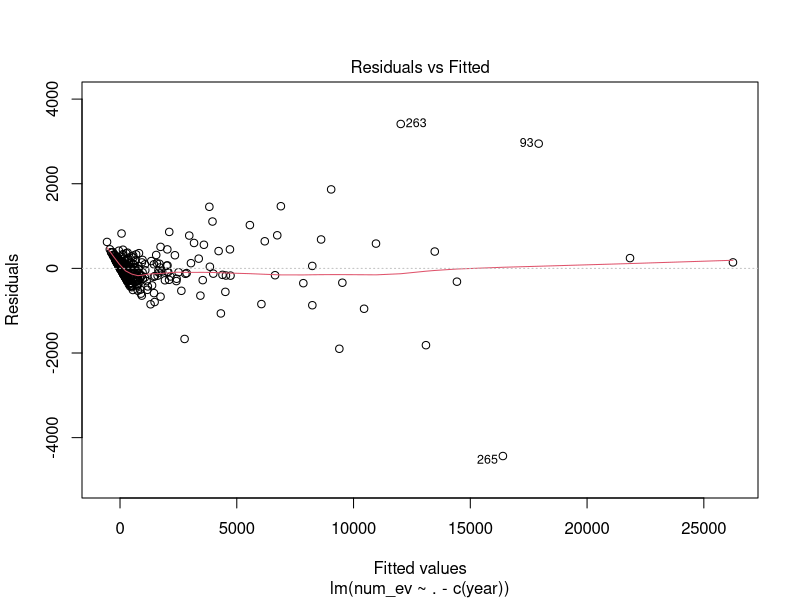
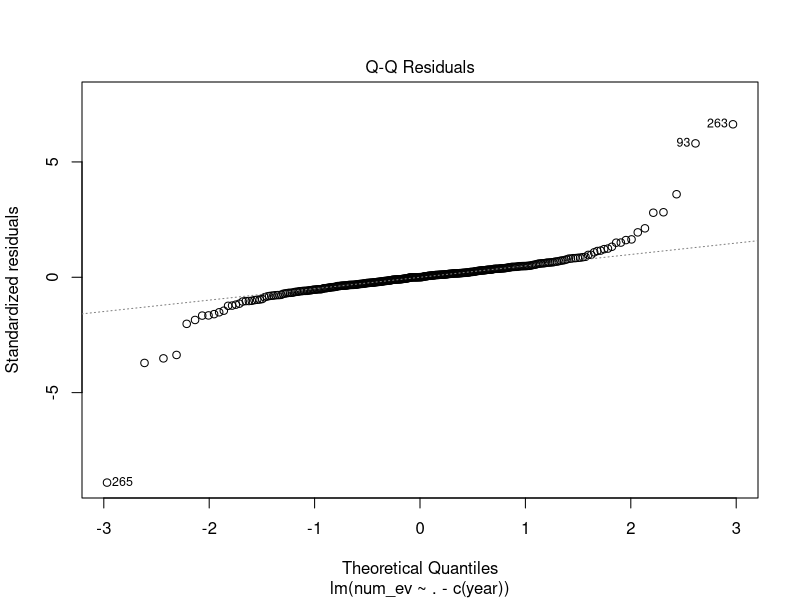
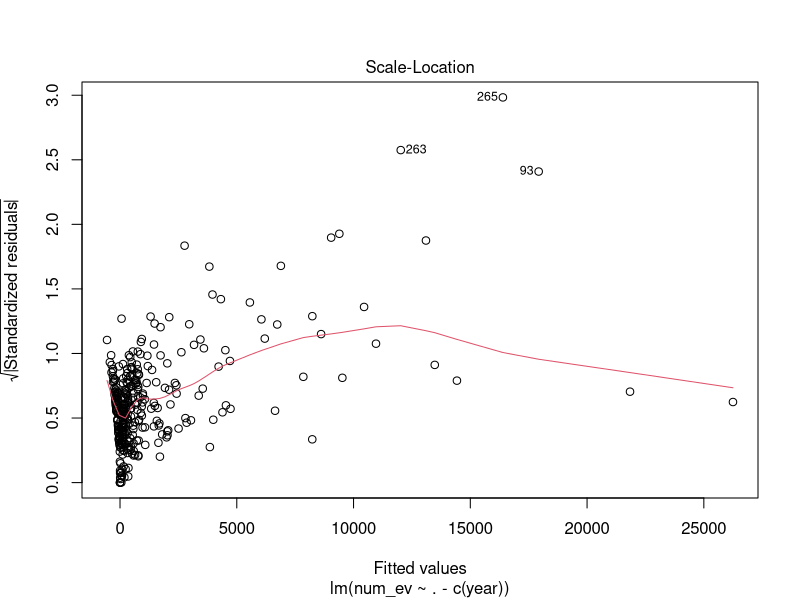
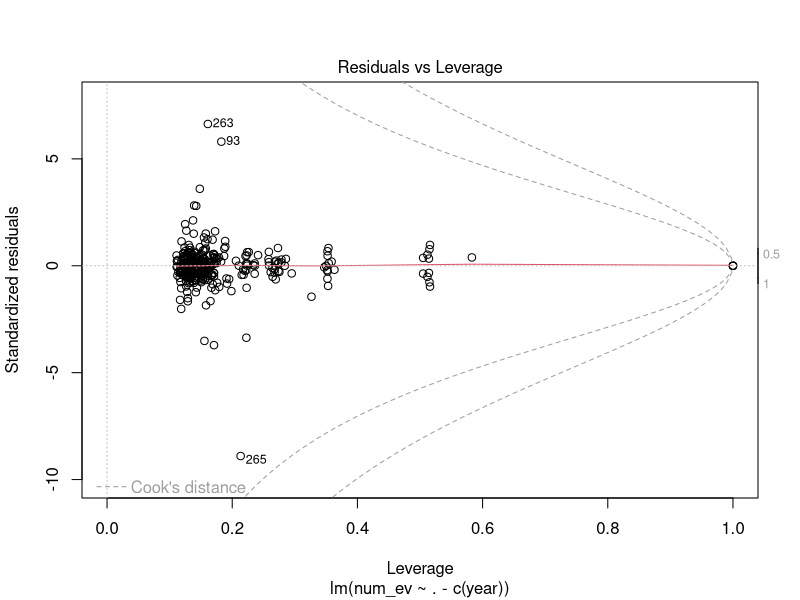
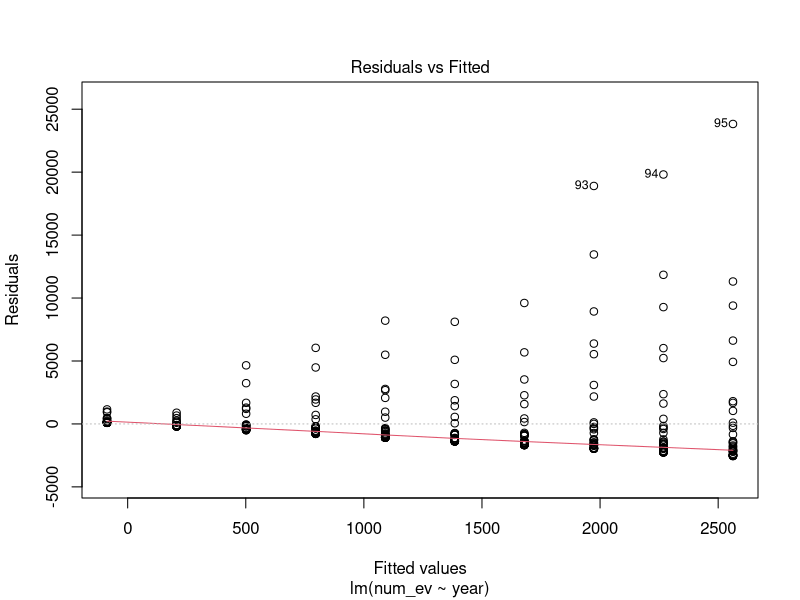
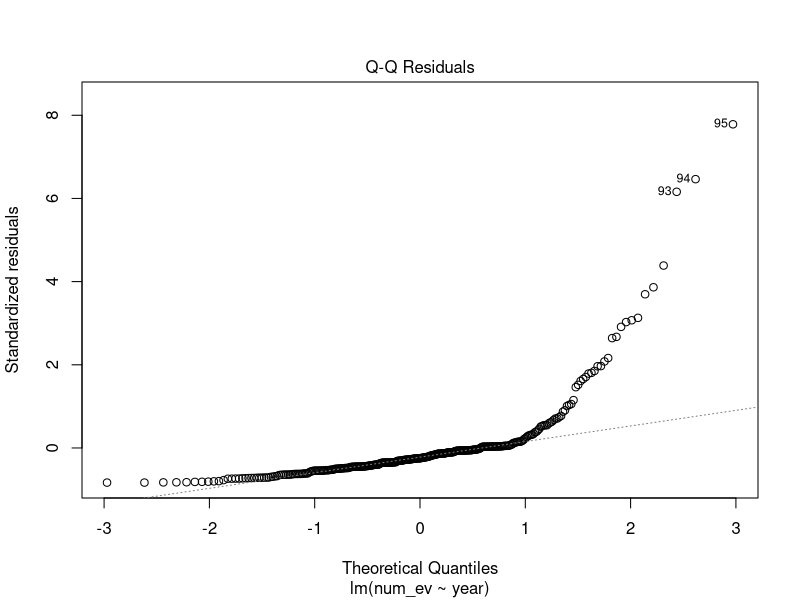
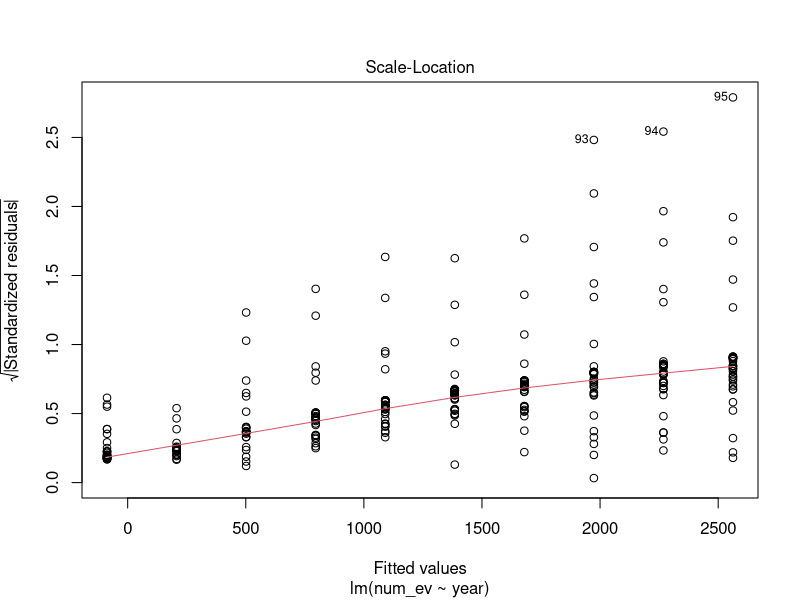
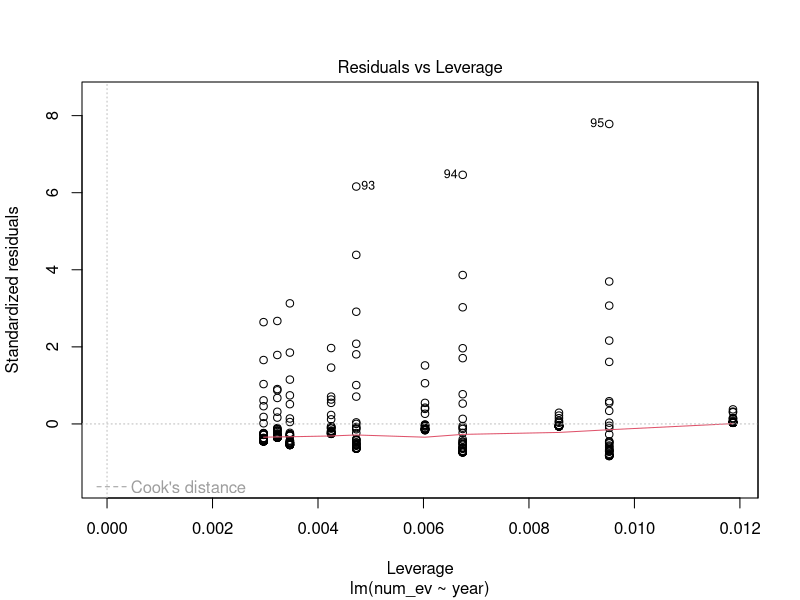

These figures' R source, in order: (Note: this script raises an error after producing the figures.)
## ---- chunk 1
library(tidyverse)
library(ggplot2)
library(lubridate)
library(reshape2)

rm(list = ls())
## ---- chunk 2
#Population
pop <- read.csv("population.csv")

#select only relevant rows
pop <- pop[1:59,1:27]

#remove county from names
pop$Region <- gsub(" County", "", pop$Region)

#remove x from cols
names(pop) <- gsub("X","", names(pop))

long_pop <- melt(pop, id.vars = c("Region"))

names(long_pop)[2] <- "year"
names(long_pop)[3] <- "population"
names(long_pop)[1] <- "county"
long_pop$year <- as.numeric(as.character(long_pop$year))
long_pop$county <- tolower(long_pop$county)
long_pop$county <- gsub("[^a-zA-Z]", "", long_pop$county)
## ---- chunk 3
#Income
income <- read.csv("forecastedIncome.csv")

income <- income[ ,2:60]

county_names<- names(income)
income$year<- 2000:2035
income <-subset(income, year >=2010)
col_idx <- grep("^year$", names(income))
income <- income[, c(col_idx, (1:ncol(income))[-col_idx])]

income.long <- pivot_longer(income, cols = 2:59, names_to = "county" , values_to= "avg_income")


income.long$county <- tolower(income.long$county)
income.long$county <- gsub("[^a-zA-Z]", "", income.long$county)


county_names <-county_names[-length(county_names)]
county_names <- tolower(county_names)
county_names <- gsub("[^a-zA-Z]", "", county_names)




## ---- chunk 4
#Charging Station
chargers <- read.csv("county_chargers.csv")

#charging
chargers1 <- read.csv("county_datapoints.csv")
chargers1$county <- tolower(chargers1$county)
chargers1$county <- gsub("[^a-zA-Z]", "", chargers1$county)

#charger_forecast
charger_forecast <- read.csv("charger_forecast.csv")
names(charger_forecast)[2] <- "chargers"

#chargers forecast
char_for <- read.csv("charger_forecast.csv")
charger_X <-  char_for[char_for$year_list>2020,]
names(charger_X)[2] <- "forecast_charger"
charger_X$county <- tolower(charger_X$county)
charger_X$county <- gsub("[^a-zA-Z]", "", charger_X$county)
charger_forecast<-rename(charger_forecast, c('year'= 'year_list'))
charger_forecast$county <- tolower(charger_forecast$county)
charger_forecast$county <- gsub("[^a-zA-Z]", "", charger_forecast$county)


#combo chargers 
char_all<- read.csv("charger_all.csv")


## ---- chunk 5
#Fuel Price
fuel_price <- read.csv("CA_GasPreds_1995_2035.csv")
names(fuel_price) <- c("Date", "GasPrice_gal")
fuel_price$Date <- as.Date(fuel_price$Date, format = "%m/%d/%Y")
fuel_price$year <- year(fuel_price$Date)
f <- fuel_price %>% 
  group_by(year) %>% 
  summarise(avg_price = mean(GasPrice_gal))

gas_price <- f[f$year>2010,]
names(gas_price)[2] <- "gas_price"
## ---- chunk 6
#Vehicle price
vehicle_price <- read.csv("Vehicle_prices_final.csv")
names(vehicle_price)[1] <- "year"
## ---- chunk 7
#Miles per kwh
mpk <- read.csv("forecastedMPKwh.csv")
mpk <- mpk[, 2:3]
names(mpk)[1] <- "year"
## ---- chunk 8
Y <- read.csv("numEV_CountyandYear.csv")
Y <- Y[, 2:4]

#Y<-Y%>% 
  #group_by(county)%>%
  #mutate(lag.value = lag(num_ev))
Y<-Y%>% 
  group_by(county)%>%
  mutate(lag.value = cumsum(num_ev))

Y$county <- tolower(Y$county)
Y$county <- gsub("[^a-zA-Z]", "", Y$county)
yearly_sales <- Y %>% 
  group_by(year) %>% 
  summarise(total_sales = sum(num_ev, na.rm = TRUE))
## ---- chunk 9
kw_prices<-read.csv("yearly_kwh_prices.csv")
kw_prices <-subset(kw_prices, year >=2010)
## ---- chunk 10
final <- merge(Y, gas_price, by = "year")
final <- merge(final, vehicle_price, by = "year")
final <- merge(final, mpk, by = "year")
final <-merge(final, kw_prices, by= "year")
final <- merge(final, long_pop, by = c("county", "year")) 
final<- right_join(final, income.long, by= c("county", "year"))

#lose rows over here
final <- merge(final, chargers1[,c("county","year","csum")], by = c("county", "year"))
#final$avg_income <- (final$low+final$medium+final$high)/3
final<-rename(final, c("chargers" ='csum'))
#model_data<-final %>% group_by(county)%>% 
 # summarise(Avg_County_come= mean(avg_income))
#model_data<-model_data %>% group_by(year)%>% 
#  summarise(Total_year_EV= sum(num_ev))

#head(model_data)
#model_data <- select(final, -c("year", "county", "low", "medium", "high"))

#preping data for model

#scale
## ---- chunk 11
final<-na.omit(final)

lm0 <- lm(num_ev~.-c(year), data=final)
summary(lm0)

plot(lm0)


lm1 <- lm(num_ev~year, data=final)
summary(lm1)

plot(lm1)
ggplot(final, aes(y=num_ev, x=year+chargers+gas_price+high+low+mid+m_p_k+dollar.per.kw+population+avg_income))+
  stat_summary(fun.data = mean_cl_normal)+
  geom_smooth(method='lm', formula=y~x)


lm2 <- lm(num_ev ~poly(num_ev, x=year+chargers+gas_price+high+low+mid+m_p_k+dollar.per.kw+population+avg_income), data= final)
summary(lm2)

plot(fitted((lm2), residuals(lm2)))



lm3 <- lm(num_ev ~., data= final)
summary(lm3)

## ---- chunk 12


char <- na.omit(chargers1)
char<-char[, 2:5]
char$chargers<-char$csum


charger_forecast<- charger_forecast[,-which(names(charger_forecast) %in% c("X"))]
char<- char[,-which(names(char) %in% c("X", "total_chargers", "csum"))]
char<-rbind(char, charger_forecast)
char$county[char$county == "cityandcountyofsanfrancisco"] <- "sanfrancisco"

#char<-char[-grep("nevada", char$county),]


## ---- chunk 13


new_Y<-Y[,-4]
#new_Y <- pivot_wider(new_Y, names_from =year, values_from=num_ev)
#new_Y$'2021'<-0
#new_Y$'2022'<-0
#new_Y$'2023'<-0
#new_Y$'2024'<-0
#new_Y$'2025'<-0
#new_Y$'2026'<-0
#new_Y$'2027'<-0
#new_Y$'2028'<-0
#new_Y$'2029'<-0
#new_Y$'2030'<-0
#new_Y$'2031'<-0
#new_Y$'2032'<-0
#new_Y$'2033'<-0
#new_Y$'2034'<-0
#new_Y$'2035'<-0

#new_Y <- pivot_longer(new_Y, cols = 2:13, names_to = "year", values_to= "num_ev")
new_Y$year<-as.numeric(new_Y$year)
future_x <- merge(new_Y, gas_price, by = "year")
future_x <- merge(future_x, vehicle_price, by = "year")
future_x <- merge(future_x, mpk, by = "year")
future_x <-merge(future_x, kw_prices, by= "year")
future_x <- merge(future_x, long_pop, by = c("county", "year")) 
future_x<- left_join(future_x, income.long, by= c("county", "year"))
future_x <-left_join(future_x, char[,c("county","year","chargers")], by = c("county", "year"))

Y2021<-Y_2021
Y2021$num_ev<- Y_2021$preds
Y2021<- as.data.frame(Y2021[ , -c(13:14)])
future_x<-rbind(future_x, Y2021)

Y2022<-Y_2022
Y2022$num_ev<- Y2022$preds
Y2022<- as.data.frame(Y2022[,-c(13:14)])
future_x<-rbind(future_x, Y2022)

Y2023<-Y_2023
Y2023$num_ev<- Y2023$preds
Y2023<- as.data.frame(Y2023[,-c(13:14)])
future_x<-rbind(future_x, Y2023)

Y2024<-Y_2024
Y2024$num_ev<- Y2024$preds
Y2024<- as.data.frame(Y2024[,-c(13:14)])
future_x<-rbind(future_x, Y2024)

Y2025<-Y_2025
Y2025$num_ev<- Y2025$preds
Y2025<- as.data.frame(Y2025[,-c(13:14)])
future_x<-rbind(future_x, Y2025)

Y2026<-Y_2026
Y2026$num_ev<- Y2026$preds
Y2026<- as.data.frame(Y2026[,-c(13:14)])
future_x<-rbind(future_x, Y2026)

Y2027<-Y_2027
Y2027$num_ev<- Y2027$preds
Y2027<- as.data.frame(Y2027[,-c(13:14)])
future_x<-rbind(future_x, Y2027)

Y2028<-Y_2028
Y2028$num_ev<- Y2028$preds
Y2028<- as.data.frame(Y2028[,-c(13:14)])
future_x<-rbind(future_x, Y2028)

Y2029<-Y_2029
Y2029$num_ev<- Y2029$preds
Y2029<- as.data.frame(Y2029[,-c(13:14)])
future_x<-rbind(future_x, Y2029)

Y2030<-Y_2030
Y2030$num_ev<- Y2030$preds
Y2030<- as.data.frame(Y2030[,-c(13:14)])
future_x<-rbind(future_x, Y2030)

Y2031<-Y_2031
Y2031$num_ev<- Y2031$preds
Y2031<- as.data.frame(Y2031[,-c(13:14)])
future_x<-rbind(future_x, Y2031)

Y2032<-Y_2032
Y2032$num_ev<- Y2032$preds
Y2032<- as.data.frame(Y2032[,-c(13:14)])
future_x<-rbind(future_x, Y2032)

Y2033<-Y_2033
Y2033$num_ev<- Y2033$preds
Y2033<- as.data.frame(Y2033[,-c(13:14)])
future_x<-rbind(future_x, Y2033)

Y2034<-Y_2034
Y2034$num_ev<- Y2034$preds
Y2034<- as.data.frame(Y2034[,-c(13:14)])
future_x<-rbind(future_x, Y2034)

Y2035<-Y_2035
Y2035$num_ev<- Y2035$preds
Y2035<- as.data.frame(Y2035[,-c(13:14)])
future_x<-rbind(future_x, Y2035)

future_x<-future_x%>% 
  group_by(county)%>%
  mutate(lag.value = cumsum(num_ev))

write.csv(future_x, "predictions_CC_bycounty.csv")
## ---- chunk 14
future_x[is.na(future_x)]<-0

#final= subset(future_x, year <=2020)
#final= subset(future_x, year <=2021)
#final= subset(future_x, year <=2022)
#final= subset(future_x, year <=2023)
#final= subset(future_x, year <=2024)
#final= subset(future_x, year <=2025)
#final= subset(future_x, year <=2026)
#final= subset(future_x, year <=2027)
#final= subset(future_x, year <=2028)
#final= subset(future_x, year <=2029)
#final= subset(future_x, year <=2030)
#final= subset(future_x, year <=2031)
#final= subset(future_x, year <=2032)
#final= subset(future_x, year <=2033)
final= subset(future_x, year <=2034)

lm3 <- lm(num_ev ~., data= final)
## ---- chunk 15

prediction <- predict(lm3, future_x, se.fit = TRUE)


preds_cc <- future_x

preds_cc$preds<- prediction$fit

#Y_2021<-subset(preds_cc, year == '2021')  

#Y_2022<-subset(preds_cc, year == '2022')  
#Y_2023<-subset(preds_cc, year == '2023')
#Y_2024<-subset(preds_cc, year == '2024')
#Y_2025<-subset(preds_cc, year == '2025')

#Y_2026<-subset(preds_cc, year == '2026')

#Y_2027<-subset(preds_cc, year == '2027')
#Y_2028<-subset(preds_cc, year == '2028')
#Y_2029<-subset(preds_cc, year == '2029')
#Y_2030<- subset(preds_cc, year == '2030')
#Y_2031<-subset(preds_cc, year == '2031')
#Y_2032<-subset(preds_cc, year == '2032')
#Y_2033<-subset(preds_cc, year == '2033')
#Y_2034<-subset(preds_cc, year == '2034')
Y_2035<-subset(preds_cc, year == '2035')
## ---- chunk 16
ggplot(preds_cc, aes(x=year,y=preds))+ geom_point()

final_preds<- preds_cc%>% group_by(year) %>% summarise(CA_total_ev = sum(preds), Original=sum(num_ev))



## ---- chunk 17

#CA total
new_Y<-Y[,-4]
#new_Y <- pivot_wider(new_Y, names_from =year, values_from=num_ev)
#new_Y$'2021'<-0
#new_Y$'2022'<-0
#new_Y$'2023'<-0
#new_Y$'2024'<-0
#new_Y$'2025'<-0
#new_Y$'2026'<-0
#new_Y$'2027'<-0
#new_Y$'2028'<-0
#new_Y$'2029'<-0
#new_Y$'2030'<-0
#new_Y$'2031'<-0
#new_Y$'2032'<-0
#new_Y$'2033'<-0
#new_Y$'2034'<-0
#new_Y$'2035'<-0

#new_Y <- pivot_longer(new_Y, cols = 2:13, names_to = "year", values_to= "num_ev")
new_Y$year<-as.numeric(new_Y$year)
future_x <- merge(new_Y, gas_price, by = "year")
future_x <- merge(future_x, vehicle_price, by = "year")
future_x <- merge(future_x, mpk, by = "year")
future_x <-merge(future_x, kw_prices, by= "year")
future_x <- merge(future_x, long_pop, by = c("county", "year")) 
future_x<- left_join(future_x, income.long, by= c("county", "year"))
future_x <-left_join(future_x, char[,c("county","year","chargers")], by = c("county", "year"))

future_x[is.na(future_x)]<-0
future_x$avg_car_price<-(future_x$high + future_x$low+ future_x$mid)/3
future_x<- future_x%>% group_by(year)%>% 
  summarise(num_ev= sum(num_ev, na.rm = TRUE), gas_price = mean(gas_price), m_p_k= mean(m_p_k), dollar.per.kw = mean(dollar.per.kw), population=sum(population), avg_income = mean(avg_income),  chargers= sum(chargers), avg_car_price = mean(avg_car_price))


Y2021<-Y_2021
Y2021$num_ev<- Y_2021$preds
Y2021<- as.data.frame(Y2021[ , -c(10:11)])
future_x<-rbind(future_x, Y2021)



Y2022<-Y_2022
Y2022$num_ev<- Y2022$preds
Y2022<- as.data.frame(Y2022[,-c(10:11)])
future_x<-rbind(future_x, Y2022)


Y2023<-Y_2023
Y2023$num_ev<- Y2023$preds
Y2023<- as.data.frame(Y2023[,-c(10:11)])
future_x<-rbind(future_x, Y2023)




Y2024<-Y_2024
Y2024$num_ev<- Y2024$preds
Y2024<- as.data.frame(Y2024[,-c(10:11)])
future_x<-rbind(future_x, Y2024)

Y2025<-Y_2025
Y2025$num_ev<- Y2025$preds
Y2025<- as.data.frame(Y2025[,-c(10:11)])
future_x<-rbind(future_x, Y2025)


Y2026<-Y_2026
Y2026$num_ev<- Y2026$preds
Y2026<- as.data.frame(Y2026[,-c(10:11)])
future_x<-rbind(future_x, Y2026)


Y2027<-Y_2027
Y2027$num_ev<- Y2027$preds
Y2027<- as.data.frame(Y2027[,-c(10:11)])
future_x<-rbind(future_x, Y2027)


Y2028<-Y_2028
Y2028$num_ev<- Y2028$preds
Y2028<- as.data.frame(Y2028[,-c(10:11)])
future_x<-rbind(future_x, Y2028)

Y2029<-Y_2029
Y2029$num_ev<- Y2029$preds
Y2029<- as.data.frame(Y2029[,-c(10:11)])
future_x<-rbind(future_x, Y2029)

Y2030<-Y_2030
Y2030$num_ev<- Y2030$preds
Y2030<- as.data.frame(Y2030[,-c(10:11)])
future_x<-rbind(future_x, Y2030)



Y2031<-Y_2031
Y2031$num_ev<- Y2031$preds
Y2031<- as.data.frame(Y2031[,-c(10:11)])
future_x<-rbind(future_x, Y2031)


Y2032<-Y_2032
Y2032$num_ev<- Y2032$preds
Y2032<- as.data.frame(Y2032[,-c(10:11)])
future_x<-rbind(future_x, Y2032)

Y2033<-Y_2033
Y2033$num_ev<- Y2033$preds
Y2033<- as.data.frame(Y2033[,-c(10:11)])
future_x<-rbind(future_x, Y2033)

Y2034<-Y_2034
Y2034$num_ev<- Y2034$preds
Y2034<- as.data.frame(Y2034[,-c(10:11)])
future_x<-rbind(future_x, Y2034)

Y2035<-Y_2035
Y2035$num_ev<- Y2035$preds
Y2035<- as.data.frame(Y2035[,-c(10:11)])
future_x<-rbind(future_x, Y2035)

write.csv(future_x, "CA_Preds_CC.csv")
## ---- chunk 18
j=as.numeric(future_x[1,2])
future_x$lag.value<-0

for (i in 1:nrow(future_x)){
  future_x[i,10] <- j
  k<-as.numeric(future_x[i,10])
  j=j+k
}




#write.csv(future_x, "predictions_CC.csv")

future_x[is.na(future_x)]<-0

#final= subset(future_x, year <=2020)
#final= subset(future_x, year <=2021)
#final= subset(future_x, year <=2022)
#final= subset(future_x, year <=2023)
#final= subset(future_x, year <=2024)
#final= subset(future_x, year <=2025)
#final= subset(future_x, year <=2026)
#final= subset(future_x, year <=2027)
final= subset(future_x, year <=2028)
#final= subset(future_x, year <=2029)
#final= subset(future_x, year <=2030)
#final= subset(future_x, year <=2031)
#final= subset(future_x, year <=2032)
#final= subset(future_x, year <=2033)
#final= subset(future_x, year <=2034)

lm3 <- lm(num_ev ~., data= final)
## ---- chunk 19

prediction <- predict(lm3, future_x, se.fit = TRUE)


preds_cc <- future_x

preds_cc$preds<- prediction$fit

#Y_2021<-subset(preds_cc, year == '2021')  
#Y_2022<-subset(preds_cc, year == '2022')  
#Y_2023<-subset(preds_cc, year == '2023')
#Y_2024<-subset(preds_cc, year == '2024')
#Y_2025<-subset(preds_cc, year == '2025')
#Y_2026<-subset(preds_cc, year == '2026')
#Y_2027<-subset(preds_cc, year == '2027')
#Y_2028<-subset(preds_cc, year == '2028')
Y_2029<-subset(preds_cc, year == '2029')
#Y_2030<- subset(preds_cc, year == '2030')
#Y_2031<-subset(preds_cc, year == '2031')
#Y_2032<-subset(preds_cc, year == '2032')
#Y_2033<-subset(preds_cc, year == '2033')
#Y_2034<-subset(preds_cc, year == '2034')
#Y_2035<-subset(preds_cc, year == '2035')
